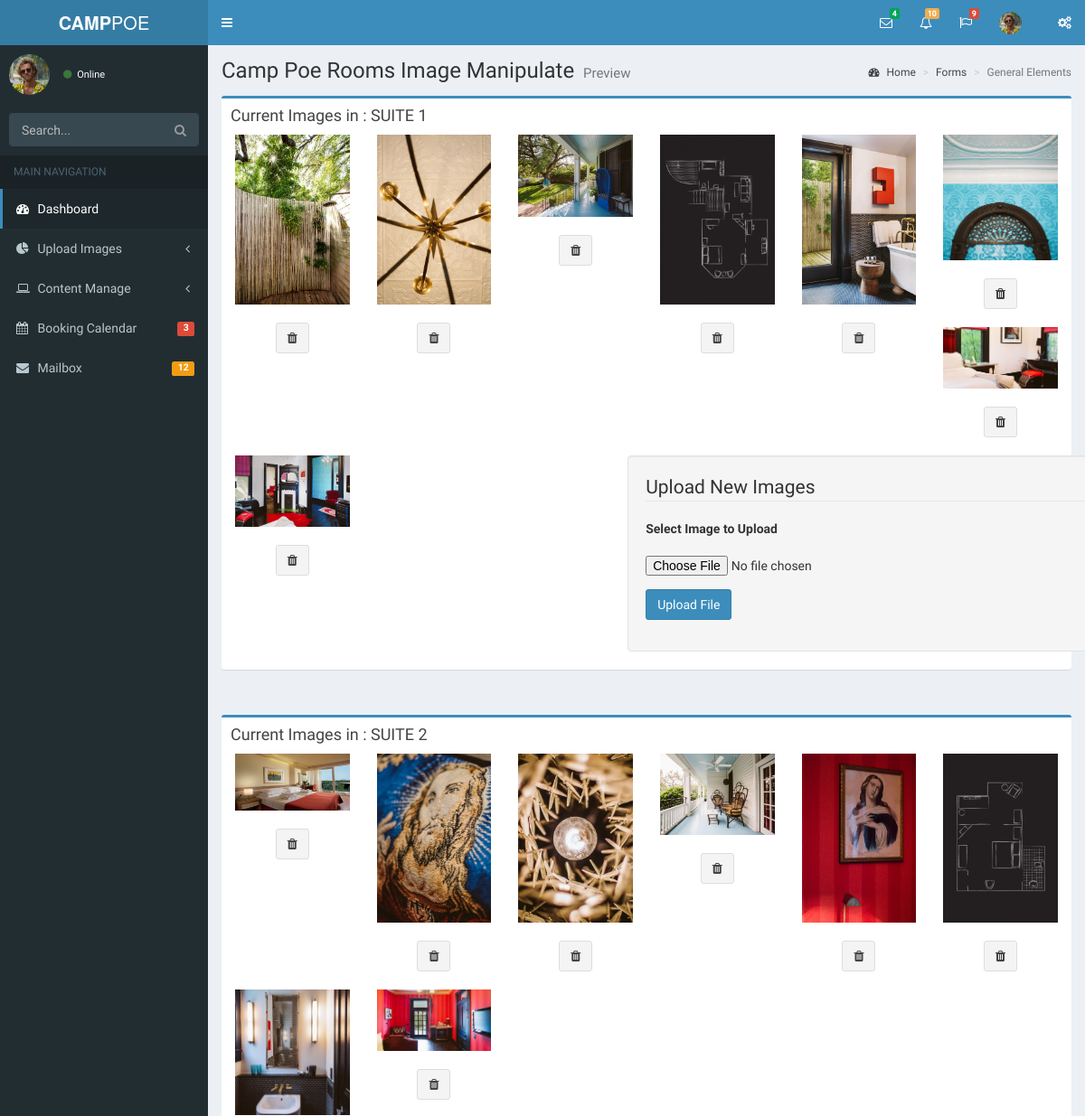
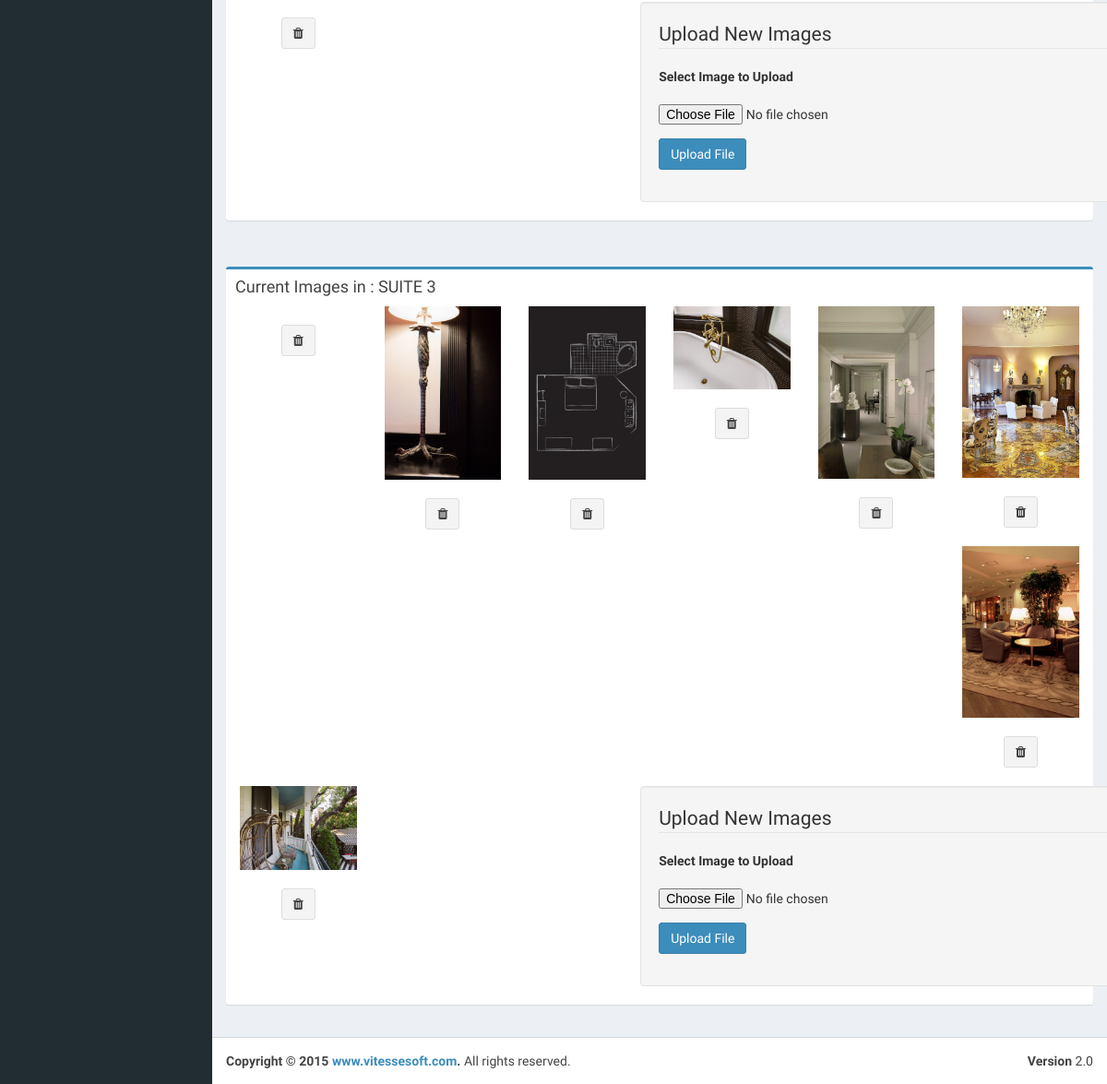
The app's page /index.php/admin/room_images with its own data (2 pictures, top to bottom).
### tables this page shows
CREATE TABLE IF NOT EXISTS `rooms` (
  `rm_id` int(11) NOT NULL AUTO_INCREMENT,
  `rm_name` varchar(200) NOT NULL,
  `rm_comments` varchar(1000) NOT NULL,
  `rm_cover_img` varchar(500) NOT NULL,
  `rm_available` int(2) NOT NULL,
  `max_no_of_guest` int(11) NOT NULL,
  `rm_detail` varchar(1000) NOT NULL,
  `rm_addtional_details` varchar(1000) NOT NULL,
  `rm_amount` double(10,2) NOT NULL,
  PRIMARY KEY (`rm_id`)
);

CREATE TABLE IF NOT EXISTS `room_img_urls` (
  `ril_id` int(11) NOT NULL AUTO_INCREMENT,
  `rm_id` int(11) NOT NULL,
  `img_type` varchar(20) NOT NULL,
  `ril_img_url` varchar(500) NOT NULL,
  `style_col` varchar(11) NOT NULL,
  `class` varchar(50) NOT NULL,
  PRIMARY KEY (`ril_id`,`rm_id`)
);

### application/controllers/Admin.php (called while the page is built, shortened)
<?php
class Admin extends CI_Controller {
    function __construct() {
        $this->load->helper(array('form', 'url'));
    }
    public function room_images() {
        $this->load->model('imagemodel');
        $room['images'] = $this->imagemodel->getAllRoomImages();
        $room['details'] = $this->imagemodel->getAllRoomDetails();
        $this->load->view('admin_room_img', $room);
    }
}

### index.php (called while the page is built, shortened)
<?php
require_once BASEPATH.'core/CodeIgniter.php';

### application/models/imagemodel.php (called while the page is built, shortened)
<?php
class imagemodel extends CI_Model {
    function getAllRoomImages() {
        $query = $this->db->get('room_img_urls');
        if ($query->num_rows() > 0) {
            return $query->result();
        }
    }
    function getAllRoomDetails() {
        $query = $this->db->get('rooms');
        if ($query->num_rows() > 0) {
            return $query->result();
        }
    }
}
?>

### application/views/admin_room_img.php (the view, shortened to what this page needs)
<!DOCTYPE html>
<html>
    <head>
        <link href="<?php echo base_url(); ?>resoures/admin/bootstrap/css/bootstrap.min.css" rel="stylesheet" type="text/css" />
        <link href="https://maxcdn.bootstrapcdn.com/font-awesome/4.3.0/css/font-awesome.min.css" rel="stylesheet" type="text/css" />
        <link href="https://code.ionicframework.com/ionicons/2.0.1/css/ionicons.min.css" rel="stylesheet" type="text/css" />
        <link href="<?php echo base_url(); ?>resoures/admin/dist/css/AdminLTE.min.css" rel="stylesheet" type="text/css" />
        <link href="<?php echo base_url(); ?>resoures/admin/dist/css/skins/_all-skins.min.css" rel="stylesheet" type="text/css" />
    </head>
    <body class="skin-blue sidebar-mini">
        <div class="wrapper">
            <?php include_once './resoures/admin/imports/admin_temp_header.php'; ?>
            <?php include_once './resoures/admin/imports/admin_temp_nav.php'; ?>
            <div class="content-wrapper">
                <section class="content-header">
                    <h1>
                        Camp Poe Rooms Image Manipulate
                        <small>Preview</small>
                    </h1>
                    <ol class="breadcrumb">
                        <li><a href="#"><i class="fa fa-dashboard"></i> Home</a></li>
                        <li><a href="#">Forms</a></li>
                        <li class="active">General Elements</li>
                    </ol>
                </section>
                <?php
                if (!empty($details)) {
                    $image_no = 0;
                    foreach ($details as $room_detail) {
                        $image_no++;
                        echo "<section class='content'><div class='row'><div class='col-md-12'><div class='box box-primary'><div class='box-header'>";
                        echo "<h2 class='box-title'>Current Images in : " . $room_detail->rm_name . "</h2></div>";
                        if (!empty($images)) {
                            foreach ($images as $home) {
                                if ($home->rm_id == $image_no) {
                                    echo "<div class='col-lg-2 col-md-4 col-xs-6 thumb'>";
                                    echo "<img class='img-responsive' src='" . base_url() . $home->ril_img_url . "' alt=''><br>";
                                    echo "<center><a href='" . base_url() . "/index.php/image/delete/" . $home->ril_id . "'><button type='button' class='btn btn-default'><i class='fa fa-trash'></i></button></a></center>";
                                    echo "<br></div>";
                                }
                            }
                        }
                        echo "<div class='container'><div class='row'><div class='col-md-6 col-md-offset-3 well'>";
                        echo "<legend>Upload New Images</legend>" . form_open_multipart('image/upload');
                        echo "<fieldset><div class='form-group'><div class='row'><div class='col-md-12'><label for='filename' class='control-label'>Select Image to Upload</label></div></div></div>";
                        echo "<div class = 'form-group'><div class = 'row'><div class = 'col-md-12'>";
                        echo "<input type = 'file' name = 'filename' size = '20' />";
                        echo "<span class = 'text-danger'>";
                        echo "</span></div></div></div>";
                        echo "<div class='form-group'><div class='row'><div class='col-md-12'><input type='submit' value='Upload File' class='btn btn-primary'/></div></div></div></fieldset>";
                        echo "</div></div></div></div></div></div></section>";
                    }
                }
                ?>
            </div>
                <?php include_once './resoures/admin/imports/admin_temp_footer.php'; ?>
        </div>
    </body>
</html>

### records on screen
rooms: rm_name "SUITE 1"
room_img_urls: ril_img_url (picture)
room_img_urls: ril_img_url (picture)
room_img_urls: ril_img_url (picture)
room_img_urls: ril_img_url (picture)
room_img_urls: ril_img_url (picture)
room_img_urls: ril_img_url (picture)
room_img_urls: ril_img_url (picture)
room_img_urls: ril_img_url (picture)
rooms: rm_name "SUITE 2"
room_img_urls: ril_img_url (picture)
room_img_urls: ril_img_url (picture)
room_img_urls: ril_img_url (picture)
room_img_urls: ril_img_url (picture)
room_img_urls: ril_img_url (picture)
room_img_urls: ril_img_url (picture)
room_img_urls: ril_img_url (picture)
room_img_urls: ril_img_url (picture)
rooms: rm_name "SUITE 3"
room_img_urls: ril_img_url (picture)
room_img_urls: ril_img_url (picture)
room_img_urls: ril_img_url (picture)
room_img_urls: ril_img_url (picture)
room_img_urls: ril_img_url (picture)
room_img_urls: ril_img_url (picture)
room_img_urls: ril_img_url (picture)
